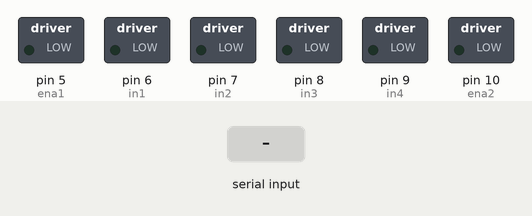
Recording of a sketch running on a simulated Arduino Uno, built with avr-gcc and run on an emulated ATmega328P. Parts: switched loads named in the sketch (green lamp = pin HIGH). The test bench sets the inputs (shaded band). What the sketch prints to the serial monitor is not drawn.

Above: at 1.2 s.
1.3 s: "F" received over Serial
At 2.5 s:
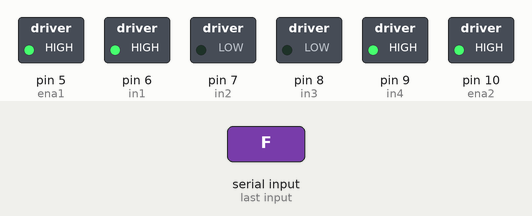
2.8 s: "B" received over Serial
At 3.7 s:
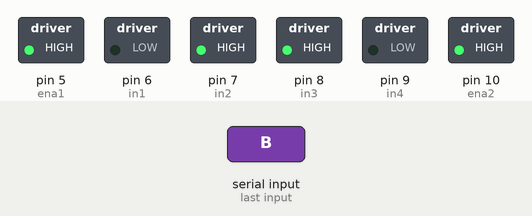
4.3 s: "R" received over Serial
At 4.9 s:
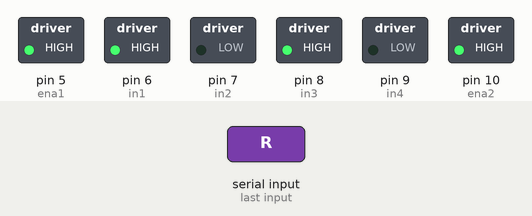
5.8 s: "L" received over Serial
At 7.0 s:
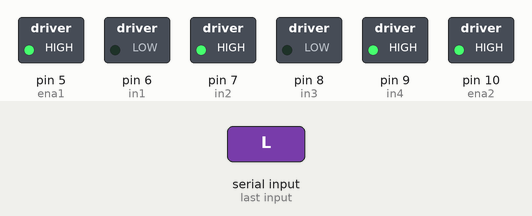
7.3 s: "P" received over Serial
At 8.4 s:
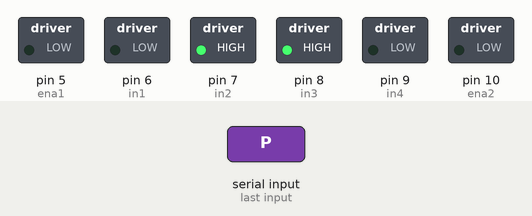
Timing chart, 0 to 9.8 s (numbered marks = the images above; inputs shaded):
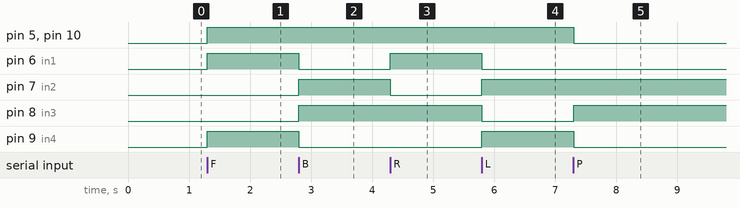

Measured:
- after the input at 1.3 s, pin 5 (ena1), pin 6 (in1), pin 9 (in4), pin 10 (ena2): LOW → HIGH at once
- after the input at 2.8 s, pin 6 (in1), pin 9 (in4): HIGH → LOW at once; pin 7 (in2), pin 8 (in3): LOW → HIGH at once
- after the input at 4.3 s, pin 6 (in1): LOW → HIGH at once; pin 7 (in2): HIGH → LOW at once
- after the input at 5.8 s, pin 6 (in1), pin 8 (in3): HIGH → LOW at once; pin 7 (in2), pin 9 (in4): LOW → HIGH at once
- after the input at 7.3 s, pin 5 (ena1), pin 9 (in4), pin 10 (ena2): HIGH → LOW at once; pin 8 (in3): LOW → HIGH at once

The sketch:

frankenweenie.ino
```cpp
bool maximum_torque = true;

int ena1 = 5;
int in1 = 6;
int in2 = 7;
int ena2 = 10;
int in3 = 8;
int in4 = 9;

void setup() {
 Serial.begin(9600);
 pinMode(ena1, OUTPUT);
 pinMode(in1, OUTPUT);
 pinMode(in2, OUTPUT);
 pinMode(ena2, OUTPUT);
 pinMode(in3, OUTPUT);
 pinMode(in4, OUTPUT);
}

void stopMotors() {
  analogWrite(ena1, 0);
  analogWrite(ena2, 0);
  digitalWrite(in1, LOW);
  digitalWrite(in2, HIGH);
  digitalWrite(in3, HIGH);
  digitalWrite(in4, LOW);
}

void loop() {
  if (Serial.available() > 0) {
    char command = Serial.read();
    Serial.print(command);

    switch (command) {
      case 'F':
        if (maximum_torque) {
          analogWrite(ena1, 255);
          analogWrite(ena2, 255);
        } else {
          analogWrite(ena1, 200);
          analogWrite(ena2, 200);
        }
        digitalWrite(in1, HIGH);
        digitalWrite(in2, LOW);
        digitalWrite(in3, LOW);
        digitalWrite(in4, HIGH);
        break;
      case 'B':
        if (maximum_torque) {
          analogWrite(ena1, 255);
          analogWrite(ena2, 255);
        } else {
          analogWrite(ena1, 200);
          analogWrite(ena2, 200);
        }
        digitalWrite(in1, LOW);
        digitalWrite(in2, HIGH);
        digitalWrite(in3, HIGH);
        digitalWrite(in4, LOW);
        break;
      case 'R':
        if (maximum_torque) {
          analogWrite(ena1, 255);
          analogWrite(ena2, 255);
        } else {
          analogWrite(ena1, 200);
          analogWrite(ena2, 200);
        }
        digitalWrite(in1, HIGH);
        digitalWrite(in2, LOW);
        digitalWrite(in3, HIGH);
        digitalWrite(in4, LOW);
        break;
      case 'L':
        if (maximum_torque) {
          analogWrite(ena1, 255);
          analogWrite(ena2, 255);
        } else {
          analogWrite(ena1, 200);
          analogWrite(ena2, 200);
        }
        digitalWrite(in1, LOW);
        digitalWrite(in2, HIGH);
        digitalWrite(in3, LOW);
        digitalWrite(in4, HIGH);
        break;
      case 'P':
        stopMotors();
        delay(100);
        break;
      case 'S':
        maximum_torque = false;
        break;
      case 'O':
        maximum_torque = true;
        break;
    }
  }
}
```
